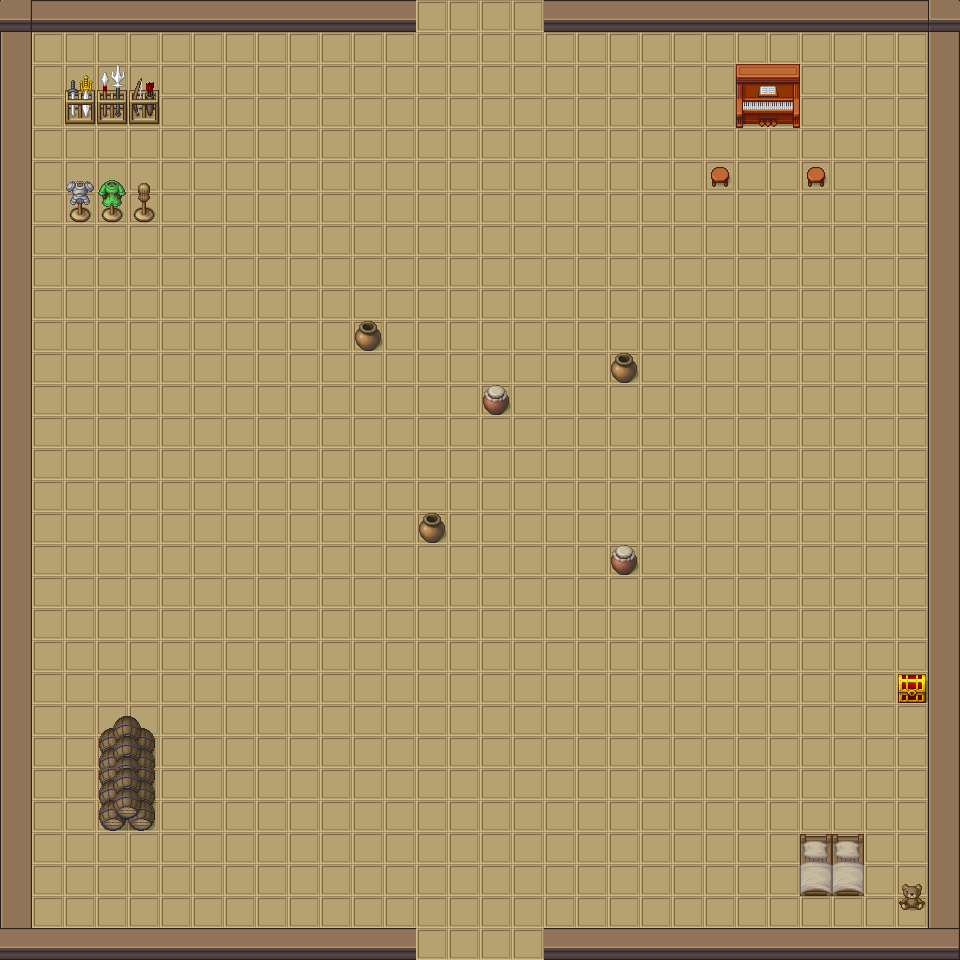

This game map was drawn from its Tiled (.tmx) file and the tilesets committed beside it. A one-line description and the trimmed map source follow:
An orthogonal 30x30 tile map with 32x32 px tiles, 3 tile layers (Capa de patrones 3, Capa de patrones 1, Capa de patrones 2).

<map version="1.5" tiledversion="1.6.0" orientation="orthogonal" renderorder="right-down" width="30" height="30" tilewidth="32" tileheight="32" infinite="0" nextlayerid="4" nextobjectid="1">
 <tileset version="1.4" tiledversion="1.4.1" name="base" tilewidth="32" tileheight="32" tilecount="1064" columns="8">
<image source="base.png" width="256" height="4256" />
</tileset>
 <layer id="3" name="Capa de patrones 3" width="30" height="30">
  <data>[900 cells, 0 non-empty, 0 distinct tile ids]</data>
 </layer>
 <layer id="1" name="Capa de patrones 1" width="30" height="30">
  <data>[900 cells, 900 non-empty, 1 distinct tile ids]</data>
 </layer>
 <layer id="2" name="Capa de patrones 2" width="30" height="30">
  <data>[900 cells, 146 non-empty, 35 distinct tile ids]</data>
 </layer>
</map>
